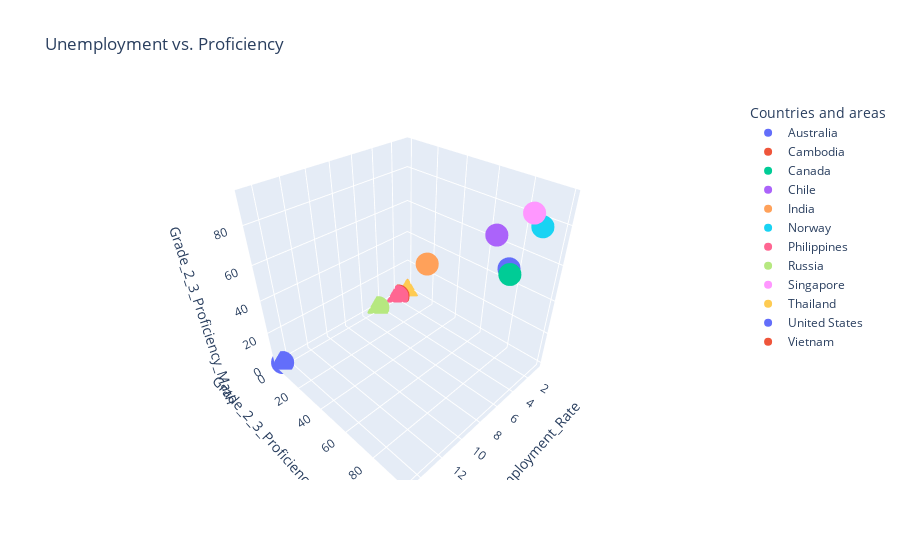

Notebook code cell kept with this figure:
### Markdown cell above
## Unemployment vs Proficiency

### Code cell
fig = px.scatter_3d(sea_df, x='Unemployment_Rate', y='Grade_2_3_Proficiency_Reading', z='Grade_2_3_Proficiency_Math', color='Countries and areas', title='Unemployment vs. Proficiency')
fig.show()

### Figure 1 — Plotly figure (JSON) as saved in the notebook; plotly's stock layout.template omitted (floating-point values rounded to 4 significant figures)
{"data": [{"hovertemplate": "Countries and areas=Australia<br>Unemployment_Rate=%{x}<br>Grade_2_3_Proficiency_Reading=%{y}<br>Grade_2_3_Proficiency_Math=%{z}<extra></extra>", "legendgroup": "Australia", "marker": {"color": "#636efa", "symbol": "circle"}, "mode": "markers", "name": "Australia", "scene": "scene", "showlegend": true, "type": "scatter3d", "x": [5.27], "y": [94], "z": [70]}, {"hovertemplate": "Countries and areas=Cambodia<br>Unemployment_Rate=%{x}<br>Grade_2_3_Proficiency_Reading=%{y}<br>Grade_2_3_Proficiency_Math=%{z}<extra></extra>", "legendgroup": "Cambodia", "marker": {"color": "#EF553B", "symbol": "circle"}, "mode": "markers", "name": "Cambodia", "scene": "scene", "showlegend": true, "type": "scatter3d", "x": [0.68], "y": [0], "z": [0]}, {"hovertemplate": "Countries and areas=Canada<br>Unemployment_Rate=%{x}<br>Grade_2_3_Proficiency_Reading=%{y}<br>Grade_2_3_Proficiency_Math=%{z}<extra></extra>", "legendgroup": "Canada", "marker": {"color": "#00cc96", "symbol": "circle"}, "mode": "markers", "name": "Canada", "scene": "scene", "showlegend": true, "type": "scatter3d", "x": [5.56], "y": [96], "z": [69]}, {"hovertemplate": "Countries and areas=Chile<br>Unemployment_Rate=%{x}<br>Grade_2_3_Proficiency_Reading=%{y}<br>Grade_2_3_Proficiency_Math=%{z}<extra></extra>", "legendgroup": "Chile", "marker": {"color": "#ab63fa", "symbol": "circle"}, "mode": "markers", "name": "Chile", "scene": "scene", "showlegend": true, "type": "scatter3d", "x": [7.09], "y": [94], "z": [90]}, {"hovertemplate": "Countries and areas=India<br>Unemployment_Rate=%{x}<br>Grade_2_3_Proficiency_Reading=%{y}<br>Grade_2_3_Proficiency_Math=%{z}<extra></extra>", "legendgroup": "India", "marker": {"color": "#FFA15A", "symbol": "circle"}, "mode": "markers", "name": "India", "scene": "scene", "showlegend": true, "type": "scatter3d", "x": [5.36], "y": [47], "z": [53]}, {"hovertemplate": "Countries and areas=Norway<br>Unemployment_Rate=%{x}<br>Grade_2_3_Proficiency_Reading=%{y}<br>Grade_2_3_Proficiency_Math=%{z}<extra></extra>", "legendgroup": "Norway", "marker": {"color": "#19d3f3", "symbol": "circle"}, "mode": "markers", "name": "Norway", "scene": "scene", "showlegend": true, "type": "scatter3d", "x": [3.35], "y": [99], "z": [86]}, {"hovertemplate": "Countries and areas=Philippines<br>Unemployment_Rate=%{x}<br>Grade_2_3_Proficiency_Reading=%{y}<br>Grade_2_3_Proficiency_Math=%{z}<extra></extra>", "legendgroup": "Philippines", "marker": {"color": "#FF6692", "symbol": "circle"}, "mode": "markers", "name": "Philippines", "scene": "scene", "showlegend": true, "type": "scatter3d", "x": [2.15], "y": [0], "z": [0]}, {"hovertemplate": "Countries and areas=Russia<br>Unemployment_Rate=%{x}<br>Grade_2_3_Proficiency_Reading=%{y}<br>Grade_2_3_Proficiency_Math=%{z}<extra></extra>", "legendgroup": "Russia", "marker": {"color": "#B6E880", "symbol": "circle"}, "mode": "markers", "name": "Russia", "scene": "scene", "showlegend": true, "type": "scatter3d", "x": [4.59], "y": [0], "z": [0]}, {"hovertemplate": "Countries and areas=Singapore<br>Unemployment_Rate=%{x}<br>Grade_2_3_Proficiency_Reading=%{y}<br>Grade_2_3_Proficiency_Math=%{z}<extra></extra>", "legendgroup": "Singapore", "marker": {"color": "#FF97FF", "symbol": "circle"}, "mode": "markers", "name": "Singapore", "scene": "scene", "showlegend": true, "type": "scatter3d", "x": [4.11], "y": [97], "z": [93]}, {"hovertemplate": "Countries and areas=Thailand<br>Unemployment_Rate=%{x}<br>Grade_2_3_Proficiency_Reading=%{y}<br>Grade_2_3_Proficiency_Math=%{z}<extra></extra>", "legendgroup": "Thailand", "marker": {"color": "#FECB52", "symbol": "circle"}, "mode": "markers", "name": "Thailand", "scene": "scene", "showlegend": true, "type": "scatter3d", "x": [0.75], "y": [0], "z": [0]}, {"hovertemplate": "Countries and areas=United States<br>Unemployment_Rate=%{x}<br>Grade_2_3_Proficiency_Reading=%{y}<br>Grade_2_3_Proficiency_Math=%{z}<extra></extra>", "legendgroup": "United States", "marker": {"color": "#636efa", "symbol": "circle"}, "mode": "markers", "name": "United States", "scene": "scene", "showlegend": true, "type": "scatter3d", "x": [14.7], "y": [0], "z": [0]}, {"hovertemplate": "Countries and areas=Vietnam<br>Unemployment_Rate=%{x}<br>Grade_2_3_Proficiency_Reading=%{y}<br>Grade_2_3_Proficiency_Math=%{z}<extra></extra>", "legendgroup": "Vietnam", "marker": {"color": "#EF553B", "symbol": "circle"}, "mode": "markers", "name": "Vietnam", "scene": "scene", "showlegend": true, "type": "scatter3d", "x": [2.01], "y": [0], "z": [0]}], "layout": {"legend": {"title": {"text": "Countries and areas"}, "tracegroupgap": 0}, "scene": {"domain": {"x": [0, 1], "y": [0, 1]}, "xaxis": {"title": {"text": "Unemployment_Rate"}}, "yaxis": {"title": {"text": "Grade_2_3_Proficiency_Reading"}}, "zaxis": {"title": {"text": "Grade_2_3_Proficiency_Math"}}}, "title": {"text": "Unemployment vs. Proficiency"}}}
